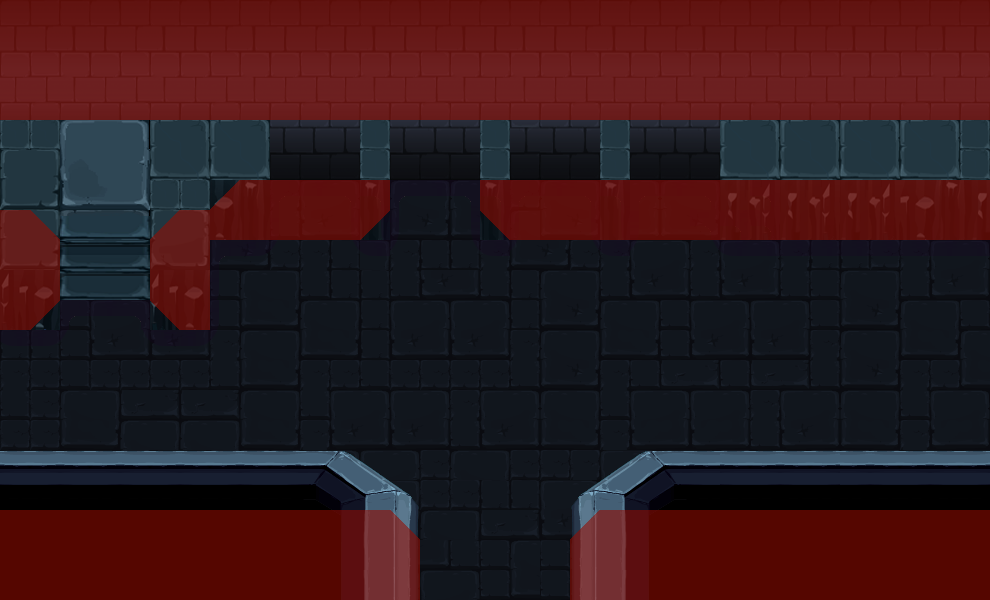

Tiled map render using the project's own tile images. Description and the map definition, with tile-layer contents summarised, below:
An orthogonal 33x20 tile map with 30x30 px tiles, 7 tile layers (1, 2, 3, 4, ...), 11 tilesets and 13 objects (2x obj_box, box_2, box_1, obj_box3, box_3, ...).

<map version="1.0" orientation="orthogonal" width="33" height="20" tilewidth="30" tileheight="30">
 <properties>
  <property name="puzzle" value="sequences" />
 </properties>
 <tileset firstgid="1" name="collisions" tilewidth="30" tileheight="30">
  <image source="res/collisions.png" width="150" height="30" />
 </tileset>
 <tileset firstgid="6" name="tileset_caves" tilewidth="30" tileheight="30">
  <image source="res/tileset_caves.png" width="1102" height="627" />
 </tileset>
 <tileset firstgid="726" name="b_A" tilewidth="92" tileheight="120">
  <image source="../puzzles/sequence_2/box_s2_a_default.png" trans="ff00ff" width="92" height="120" />
 </tileset>
 <tileset firstgid="727" name="b_Z" tilewidth="92" tileheight="120">
  <image source="../puzzles/sequence_2/box_s2_z_solid.png" trans="ff00ff" width="92" height="120" />
 </tileset>
 <tileset firstgid="728" name="b_B" tilewidth="92" tileheight="120">
  <image source="../puzzles/sequence_2/box_s2_b_default.png" trans="ff00ff" width="92" height="120" />
 </tileset>
 <tileset firstgid="729" name="B_X" tilewidth="90" tileheight="120">
  <image source="../puzzles/sequence_2/box_s2_x_solid.png" width="92" height="120" />
 </tileset>
 <tileset firstgid="730" name="b_Y" tilewidth="90" tileheight="120">
  <image source="../puzzles/sequence_2/box_s2_y_solid.png" trans="ff00ff" width="92" height="120" />
 </tileset>
 <tileset firstgid="731" name="cave_switch_up" tilewidth="60" tileheight="60">
  <image source="../objects/cave_switch_up.png" trans="ffffff" width="60" height="60" />
 </tileset>
 <tileset firstgid="732" name="b_B" tilewidth="92" tileheight="120">
  <image source="../puzzles/sequence_2/box_s2_b_default.png" trans="ff00ff" width="92" height="120" />
 </tileset>
 <tileset firstgid="733" name="b_C" tilewidth="90" tileheight="120">
  <image source="../puzzles/sequence_2/box_s2_c_default.png" width="92" height="120" />
 </tileset>
 <tileset firstgid="734" name="tutorial_tile" tilewidth="60" tileheight="60">
  <image source="../objects/tutorial_tile.png" width="60" height="60" />
 </tileset>
 <layer name="1" width="33" height="20">
  <data>[660 cells, 561 non-empty, 93 distinct tile ids]</data>
 </layer>
 <layer name="2" width="33" height="20">
  <data>[660 cells, 63 non-empty, 9 distinct tile ids]</data>
 </layer>
 <layer name="3" width="33" height="20">
  <properties>
   <property name="layer" value="3" />
  </properties>
  <data>[660 cells, 0 non-empty, 0 distinct tile ids]</data>
 </layer>
 <layer name="4" width="33" height="20">
  <properties>
   <property name="layer" value="4" />
  </properties>
  <data>[660 cells, 0 non-empty, 0 distinct tile ids]</data>
 </layer>
 <layer name="11" width="33" height="20">
  <properties>
   <property name="layer" value="11" />
  </properties>
  <data>[660 cells, 96 non-empty, 1 distinct tile ids]</data>
 </layer>
 <layer name="12" width="33" height="20">
  <properties>
   <property name="layer" value="12" />
  </properties>
  <data>[660 cells, 77 non-empty, 34 distinct tile ids]</data>
 </layer>
 <layer name="collisions" width="33" height="20" opacity="0.57">
  <data>[660 cells, 278 non-empty, 5 distinct tile ids]</data>
 </layer>
 <objectgroup color="#00ff00" name="boxes" width="33" height="20" opacity="0.86">
  <object name="box_2" gid="726" x="412" y="396" />
  <object name="obj_box" gid="727" x="630" y="240">
   <properties>
    <property name="layer" value="4" />
   </properties>
  </object>
  <object name="obj_box" gid="730" x="510" y="240">
   <properties>
    <property name="layer" value="4" />
   </properties>
  </object>
  <object name="box_1" gid="728" x="264" y="411" />
  <object name="obj_box3" gid="729" x="270" y="240">
   <properties>
    <property name="layer" value="4" />
   </properties>
  </object>
  <object name="box_3" gid="733" x="559" y="414" />
 </objectgroup>
 <objectgroup color="#ff0000" name="collision" width="33" height="20">
  <object name="col_player_barrier" x="368" y="173" width="145" height="4" />
  <object name="col_target_box_1" x="401" y="113" width="8" height="64" />
  <object name="obj_tutorial" gid="734" x="931" y="434">
   <properties>
    <property name="dialogID" value="tutorial_sequences" />
   </properties>
  </object>
 </objectgroup>
 <objectgroup color="#00ff00" name="trigger" width="33" height="20">
  <object name="target_box_1" x="388" y="158" width="98" height="21" />
 </objectgroup>
 <objectgroup color="#ff0000" name="Start" width="33" height="20">
  <object name="start" x="500" y="520" />
 </objectgroup>
 <objectgroup name="doors" width="33" height="20">
  <object name="door_a" x="429" y="578" width="125" height="28">
   <properties>
    <property name="event" value="enter" />
    <property name="orientation" value="s" />
    <property name="to" value="level_2:b" />
   </properties>
  </object>
  <object name="obj_switch" gid="731" x="901" y="176" />
 </objectgroup>
</map>
